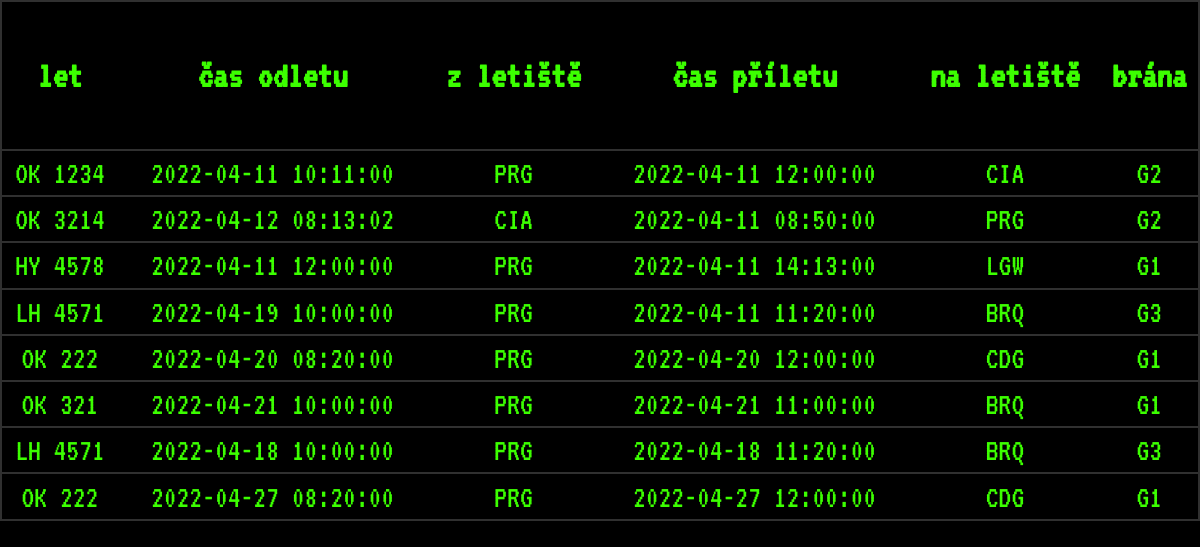
The page / on the database its author committed.
### tables this page shows
CREATE TABLE IF NOT EXISTS flight (
  id int UNSIGNED NOT NULL AUTO_INCREMENT,
  code varchar(10) NOT NULL,
  from_dttm timestamp NOT NULL,
  from_airport_code varchar(5) NOT NULL,
  to_dttm timestamp NOT NULL,
  to_airport_code varchar(5) NOT NULL,
  gate_code varchar(3) NOT NULL,
  PRIMARY KEY (id),
  KEY fk_flight_airport_idx (from_airport_code),
  KEY fk_flight_airport1_idx (to_airport_code),
  KEY fk_flight_gate1_idx (gate_code)
);

### script.php (the view)
<?php
$dbServername = "localhost";
$dbUsername = "root";
$dbPassword = "root";
$dbName = "flights";
$connect = mysqli_connect($dbServername, $dbUsername, $dbPassword, $dbName);
$sql = "SELECT code, from_dttm, from_airport_code, to_dttm, to_airport_code, gate_code FROM flight";
$result = mysqli_query($connect, $sql);
echo '<table>';
echo '<td><h3>let</h3></td>';
echo '<td><h3>čas odletu</h3></td>';
echo '<td><h3>z letiště</h3></td>';
echo '<td><h3>čas příletu</h3></td>';
echo '<td><h3>na letiště</h3></td>';
echo '<td><h3>brána</h3></td>';
    while($row = mysqli_fetch_assoc($result)){
        echo '<tr>';
        echo '<td>'.$row['code'].'</td>';
        echo '<td>'.$row['from_dttm'].'</td>';
        echo '<td>'.$row['from_airport_code'].'</td>';
        echo '<td>'.$row['to_dttm'].'</td>';
        echo '<td>'.$row['to_airport_code'].'</td>';
        echo '<td>'.$row['gate_code'].'</td>';
        echo '</tr>';
    };
echo '</table>';

### index.php (shortened to what this page needs)
<!DOCTYPE html>
<html lang="en">
<head>
    <link rel="stylesheet" href="css/style.css"/>
</head>
<body>
    <?php
    include 'script.php';
    ?>
</body>
</html>

### css/style.css (style rules this page uses)
html { width: 100%; height: 100%; }
html body { width: 100%; height: 100%; margin: 0 auto; color: #3cff00; background-color: black; font-family: 'VT323', monospace; font-size: 3em; text-align: center; }
@media screen and (max-width: 1500px) { html body { font-size: 2em; height: 70%; } }
html body table { width: 100%; height: 93%; position: relative; margin: auto; border-collapse: collapse; }
html body table tr, html body table th { border: 2px solid #303030; border-collapse: collapse; }

### rows shown on the page
flight: code "OK 1234", from_dttm "2022-04-11 10:11:00", from_airport_code "PRG", to_dttm "2022-04-11 12:00:00", to_airport_code "CIA", gate_code "G2"
flight: code "OK 3214", from_dttm "2022-04-12 08:13:02", from_airport_code "CIA", to_dttm "2022-04-11 08:50:00", to_airport_code "PRG", gate_code "G2"
flight: code "HY 4578", from_dttm "2022-04-11 12:00:00", from_airport_code "PRG", to_dttm "2022-04-11 14:13:00", to_airport_code "LGW", gate_code "G1"
flight: code "LH 4571", from_dttm "2022-04-19 10:00:00", from_airport_code "PRG", to_dttm "2022-04-11 11:20:00", to_airport_code "BRQ", gate_code "G3"
flight: code "OK 222", from_dttm "2022-04-20 08:20:00", from_airport_code "PRG", to_dttm "2022-04-20 12:00:00", to_airport_code "CDG", gate_code "G1"
flight: code "OK 321", from_dttm "2022-04-21 10:00:00", from_airport_code "PRG", to_dttm "2022-04-21 11:00:00", to_airport_code "BRQ", gate_code "G1"
flight: code "LH 4571", from_dttm "2022-04-18 10:00:00", from_airport_code "PRG", to_dttm "2022-04-18 11:20:00", to_airport_code "BRQ", gate_code "G3"
flight: code "OK 222", from_dttm "2022-04-27 08:20:00", from_airport_code "PRG", to_dttm "2022-04-27 12:00:00", to_airport_code "CDG", gate_code "G1"
